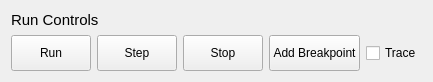
<?xml version="1.0" encoding="UTF-8"?>
<ui version="4.0">
 <class>RunControlsWidget</class>
 <widget class="QWidget" name="RunControlsWidget">
  <property name="geometry">
   <rect>
    <x>0</x>
    <y>0</y>
    <width>350</width>
    <height>82</height>
   </rect>
  </property>
  <property name="windowTitle">
   <string>Form</string>
  </property>
  <layout class="QVBoxLayout" name="verticalLayout">
   <item>
    <widget class="QLabel" name="lblRunControls">
     <property name="sizePolicy">
      <sizepolicy hsizetype="Preferred" vsizetype="Fixed">
       <horstretch>0</horstretch>
       <verstretch>0</verstretch>
      </sizepolicy>
     </property>
     <property name="font">
      <font>
       <pointsize>11</pointsize>
      </font>
     </property>
     <property name="text">
      <string>Run Controls</string>
     </property>
    </widget>
   </item>
   <item>
    <layout class="QHBoxLayout" name="horizontalLayout">
     <item>
      <widget class="QPushButton" name="btnRun">
       <property name="sizePolicy">
        <sizepolicy hsizetype="Minimum" vsizetype="Minimum">
         <horstretch>0</horstretch>
         <verstretch>0</verstretch>
        </sizepolicy>
       </property>
       <property name="text">
        <string>Run</string>
       </property>
      </widget>
     </item>
     <item>
      <widget class="QPushButton" name="btnStep">
       <property name="sizePolicy">
        <sizepolicy hsizetype="Minimum" vsizetype="Minimum">
         <horstretch>0</horstretch>
         <verstretch>0</verstretch>
        </sizepolicy>
       </property>
       <property name="text">
        <string>Step</string>
       </property>
      </widget>
     </item>
     <item>
      <widget class="QPushButton" name="btnStop">
       <property name="sizePolicy">
        <sizepolicy hsizetype="Minimum" vsizetype="Expanding">
         <horstretch>0</horstretch>
         <verstretch>0</verstretch>
        </sizepolicy>
       </property>
       <property name="text">
        <string>Stop</string>
       </property>
      </widget>
     </item>
     <item>
      <widget class="QPushButton" name="btnAddBreakpoint">
       <property name="sizePolicy">
        <sizepolicy hsizetype="Minimum" vsizetype="Expanding">
         <horstretch>0</horstretch>
         <verstretch>0</verstretch>
        </sizepolicy>
       </property>
       <property name="text">
        <string>Add Breakpoint</string>
       </property>
      </widget>
     </item>
     <item>
      <widget class="QCheckBox" name="checkTrace">
       <property name="sizePolicy">
        <sizepolicy hsizetype="Minimum" vsizetype="Expanding">
         <horstretch>0</horstretch>
         <verstretch>0</verstretch>
        </sizepolicy>
       </property>
       <property name="text">
        <string>Trace</string>
       </property>
      </widget>
     </item>
     <item>
      <spacer name="horizontalSpacer">
       <property name="orientation">
        <enum>Qt::Horizontal</enum>
       </property>
       <property name="sizeHint" stdset="0">
        <size>
         <width>40</width>
         <height>20</height>
        </size>
       </property>
      </spacer>
     </item>
    </layout>
   </item>
  </layout>
 </widget>
 <resources/>
 <connections/>
</ui>
